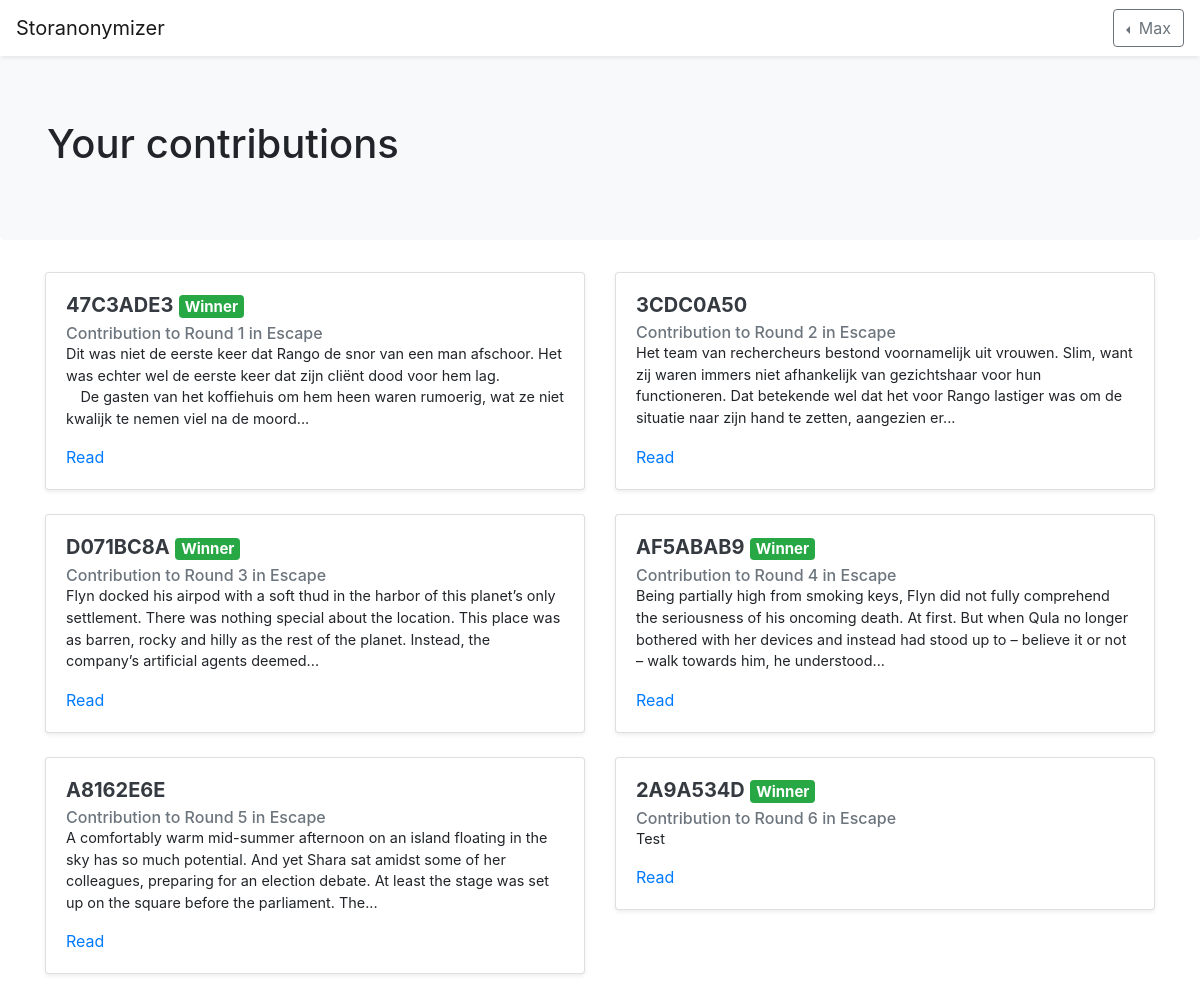
Page /my/contributions (signed in) on the committed database.
### storanonymizer/models.py (models this page shows, shortened)
class User(db.Model):
    id = db.Column(db.Integer, primary_key=True)
    name = db.Column(db.String(80), unique=True)
    password_hash = db.Column(db.String(1024))
    stories = db.relationship("Story", backref="user", lazy="select")
    contributions = db.relationship("Contribution", backref="author", lazy="select")
    votes = db.relationship("Vote", backref="user", lazy="select")

class Contribution(db.Model):
    id = db.Column(db.Integer, primary_key=True)
    code = db.Column(db.String(), unique=True)
    text = db.Column(db.Text())
    submission_datetime = db.Column(db.DateTime())
    votes = db.relationship("Vote", backref="contribution", lazy="select")
    author_id = db.Column(db.Integer, db.ForeignKey("user.id"))
    round_id = db.Column(db.Integer, db.ForeignKey("round.id"))

class Round(db.Model):
    id = db.Column(db.Integer, primary_key=True)
    name = db.Column(db.String())
    code = db.Column(db.String(), unique=True)
    contributions = db.relationship("Contribution", backref="round", lazy="select")
    votes = db.relationship("Vote", backref="round", lazy="select")
    winning_contribution_id = db.Column(db.String())
    story_id = db.Column(db.Integer, db.ForeignKey("story.id"))
    public_authors = db.Column(db.Boolean(), default=False)
    public_contributions = db.Column(db.Boolean(), default=False)
    voting = db.Column(db.Boolean(), default=False)
    public_votes = db.Column(db.Boolean(), default=False)
    init_datetime = db.Column(db.DateTime())
    publish_datetime = db.Column(db.DateTime())
    vote_datetime = db.Column(db.DateTime())

class Story(db.Model):
    id = db.Column(db.Integer, primary_key=True)
    code = db.Column(db.String(), unique=True)
    name = db.Column(db.String())
    user_id = db.Column(db.Integer, db.ForeignKey("user.id"))
    rounds = db.relationship("Round", backref="story", lazy="select")

### storanonymizer/views.py (the view)
@app.route("/my/contributions")
@login_required
def my_contributions():
    contributions = current_user.contributions
    return render_template("mycontributions.html", contributions=contributions)

### storanonymizer/auth.py (called while the page is built)
@lm.user_loader
def load_user(user_id):
    return models.User.query.get(int(user_id))

### storanonymizer/templates/mycontributions.html (shortened to what this page needs)
{% extends "base.html" %}
{% block content %}
<div class="jumbotron bg-light">
	<div class="container">
		<h1>Your contributions</h1>
	</div>
</div>
<div class="container">
	<div class="row">
		{% for c in contributions %}
		<div class="col-12 col-md-6 mb-4">
			<div class="card shadow-sm">
				<div class="card-body">
					<h5 class="card-title"><a class="text-dark font-weight-bold" href="{{ url_for('contribution', contribution_code=c.code) }}">
						{{ c.code }}</a>
						{% if c.round.public_votes and c.id == c.round.winning_contribution_id|int %}
						<span class="badge badge-success">Winner</span>
						{% endif %}
					</h5>
					<h6 class="card-subtitle text-secondary">Contribution to {{ c.round.name }} in {{ c.round.story.name }}</h6>
					<p class="card-text" style="font-size: 0.9rem;">{{ c.text|truncate|safe }}</p>
					<a href="{{ url_for('contribution', contribution_code=c.code) }}" class="card-link">Read</a>
				</div>
			</div>
		</div>
		{% else %}
		<h6 class="alert alert-light text-center">You have made no contributions yet!</h6>
		{% endfor %}
	</div>
</div>
{% endblock %}

### storanonymizer/templates/base.html (shortened to what this page needs)
<!doctype html>
<html lang="en">
	<head>
		<link rel="stylesheet" href="https://stackpath.bootstrapcdn.com/bootstrap/4.2.1/css/bootstrap.min.css">
	</head>
	<body>
		<nav class="navbar navbar-light bg-white shadow-sm">
			<a href="{{ url_for('index') }}" class="navbar-brand">Storanonymizer</a>
			<div class="dropdown dropleft">
				{% if current_user.is_authenticated %}
				<button class="btn btn-outline-secondary dropdown-toggle" type="button" id="userMenu" data-toggle="dropdown" aria-haspopup="true" aria-expanded="false">
					{{ current_user.name }}
				</button>
				{% else %}
				<div>
					<a class="btn btn-outline-dark" href="{{ url_for('register') }}">Sign up</a>
					<a class="btn btn-primary" href="{{ url_for('login') }}">Login</a>
				</div>
				{% endif %}
			</div>
		</nav>
		{% block content %}{% endblock %}
	</body>
</html>

### rows in the picture
User: name "Max"
Contribution: code "47C3ADE3", shows "Winner", round.name "Round 1", round.story.name "Escape", text "Dit was niet de eerste keer dat Rango de snor van een man afschoor. Het was echter wel de eerste keer dat zijn cliënt dood voor hem lag. De gasten van het koffiehuis om hem heen waren rumoerig, wat ze niet kwalijk te nemen viel na de moord..."
Contribution: code "3CDC0A50", round.name "Round 2", round.story.name "Escape", text "Het team van rechercheurs bestond voornamelijk uit vrouwen. Slim, want zij waren immers niet afhankelijk van gezichtshaar voor hun functioneren. Dat betekende wel dat het voor Rango lastiger was om de situatie naar zijn hand te zetten, aangezien er..."
Contribution: code "D071BC8A", shows "Winner", round.name "Round 3", round.story.name "Escape", text "Flyn docked his airpod with a soft thud in the harbor of this planet’s only settlement. There was nothing special about the location. This place was as barren, rocky and hilly as the rest of the planet. Instead, the company’s artificial agents deemed..."
Contribution: code "AF5ABAB9", shows "Winner", round.name "Round 4", round.story.name "Escape", text "Being partially high from smoking keys, Flyn did not fully comprehend the seriousness of his oncoming death. At first. But when Qula no longer bothered with her devices and instead had stood up to – believe it or not – walk towards him, he understood..."
Contribution: code "A8162E6E", round.name "Round 5", round.story.name "Escape", text "A comfortably warm mid-summer afternoon on an island floating in the sky has so much potential. And yet Shara sat amidst some of her colleagues, preparing for an election debate. At least the stage was set up on the square before the parliament. The..."
Contribution: code "2A9A534D", shows "Winner", round.name "Round 6", round.story.name "Escape", text "Test"
